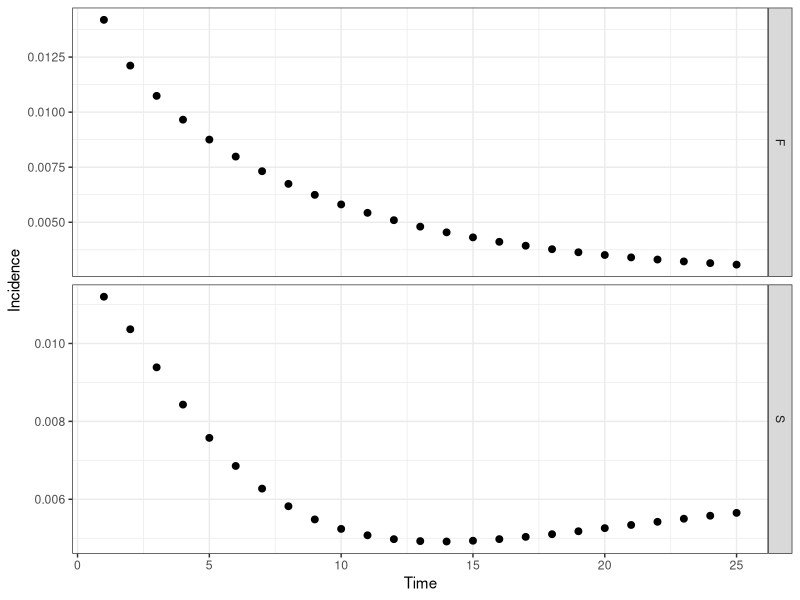

This chart was generated by the following R code:
# CF McQuaid & RMGJ Houben
# Start 21/04/2017 ---> current version 26/04/2017
# Cohort model of TB including regression and a slow stream
########################################
#         ^     ^     ^     ^          #
#      -> Q <-> S <-> C <-> Y -> M     # Q - Quiescent, S - Subclinical, C - Minimal (C+S-), Y - Disseminated (C+S+, symptomatic), M - Death (due to disease)
#     /   ^     ^                      #
#    E    |     |                      # E - Recently Infected, T - Cumulative incidence
#     \   v     v                      #
#      -> K <-> Z                      # K - Quiescent (slow stream), Z- Subclinical (slow stream),
#         v     v                      #
########################################
##set wd depending on who is coding/playing
setwd("C:/Users/cfmcquaid/Simulations")
#setwd("/Users/ReinHouben/Filr/ifolder/Applications (funding and jobs)/2016 - ERC starting grant/Rmodel_nathis/NatHistCoh")

#Next steps
# 1. get the prop inc disease after 5 years to 5%
###   How: play with Eq and Ek values, OR increase progression parameters
# 2. achieve 1 + start higher and sharper decrease in early years
###   How: change initial states to more realistic point, based on what prev of disease would be at screening
###   Also increase progression rates, while decreasing proportion that goes into the fast pathway

library("reshape2"); library("deSolve"); library("ggplot2"); library("plyr");
# Parameter sets: Average (), Wax (regression), Slow (slow), Full (regression, slow)
# Ax - rate from compartment A to compartment X, Omega - background mortality
paramA <- c(Eq=1.00, Ek=0.00, Qs=0.03, Qk=0.00, Kz=0.00, Kq=0.00, Sc=0.22, Sq=0.00, Sz=0.00, Zk=0.00, Zs=0.00, Cy=0.22, Cs=0.00, Ym=0.25, Yc=0.00, Omega=0)
paramW <- c(Eq=1.00, Ek=0.00, Qs=0.03, Qk=0.00, Kz=0.00, Kq=0.00, Sc=0.50, Sq=0.25, Sz=0.00, Zk=0.00, Zs=0.00, Cy=0.50, Cs=0.25, Ym=0.50, Yc=0.25, Omega=0)
paramS <- c(Eq=0.10, Ek=0.90, Qs=0.50, Qk=0.00, Kz=0.01, Kq=0.00, Sc=0.22, Sq=0.00, Sz=0.00, Zk=0.00, Zs=0.05, Cy=0.22, Cs=0.00, Ym=0.25, Yc=0.00, Omega=0)
paramF <- c(Eq=0.10, Ek=0.90, Qs=0.50, Qk=0.00, Kz=0.01, Kq=0.00, Sc=0.50, Sq=0.25, Sz=0.00, Zk=0.25, Zs=0.05, Cy=0.50, Cs=0.25, Ym=0.50, Yc=0.25, Omega=0)
# Initial states of compartments
state <- c(E=100000, Q=0, K=0, S=0, Z=0, C=0, Y=0, M=0, T=0)
# Timespan for simulation
times <- seq(0, 25, by = 1)
# Timespan for burn
timeb <- seq(0, 5, by = 1)
# ODE function
regr <- function(t, state, parameters){
  with(as.list(c(state, parameters)), {
   # rates of change
   dE <- - (Eq + Ek)*E
   dQ <- + Eq*E + Sq*S + Kq*K - (Qs + Qk + Omega)*Q
   dK <- + Ek*E + Zk*Z + Qk*Q - (Kz + Kq + Omega)*K
   dS <- + Qs*Q + Cs*C + Zs*Z - (Sc + Sq + Sz + Omega)*S
   dZ <- + Kz*K + Sz*S - (Zk + Zs + Omega)*Z
   dC <- + Sc*S + Yc*Y - (Cs + Cy + Omega)*C
   dY <- + Cy*C -(Yc + Ym + Omega)*Y
   dM <- + Ym*Y
   dT <- + Sc*S / (E + Q + K + S + Z + C + Y + M)
   # return the rate of change
   list(c(dE, dQ, dK, dS, dZ, dC, dY, dM, dT))
  })
}
# Burn off the first X years to establish the proportion of individuals in each compartment, removing diseased
burn <- function(t, state, fxn, parameters){
  out <- ode(y = state, times = t, func = fxn, parms = parameters)
  stateb <- c(out[6, 2], out[6, 3], out[6, 4], out[6, 5], out[6, 6], C=0, Y=0, M=0, T=0)
  return(stateb)
}
# Calculation function
calc <- function(t, tb, state, fxn, parameters, source){
  stateb <- burn(t = tb, state = state, fxn = regr, parameters = parameters)
  out <- ode(y = stateb, times = t, func = fxn, parms = parameters)
  out <- as.data.frame(out)
  # Calculating incidence by subtracting the previous year's cumulative incidence from this year's
  out$inc <- head(c(out$T,0) - c(0,out$T),-1)
  # Removing the first data point at time zero as we only sample after a year
  out <- out[-c(1), ]
  # Formatting the data for plotting - putting into a melted data.fame, with additional columns for the source matrix
  out <- melt(out, id.vars = c("time"))
  out$source <- source
  return(out)
}
outA <- calc(t = times, tb = timeb, state = state, fxn = regr, parameters = paramA, source = "A")
outW <- calc(t = times, tb = timeb, state = state, fxn = regr, parameters = paramW, source = "W")
outS <- calc(t = times, tb = timeb, state = state, fxn = regr, parameters = paramS, source = "S")
outF <- calc(t = times, tb = timeb, state = state, fxn = regr, parameters = paramF, source = "F")
out <- rbind(outA, outW, outS, outF)
# Plot output
theme_set(theme_bw())
##all scenarios
# ggplot(out[out$variable %in% c("inc"), ], aes(time, value)) + geom_point(size=2) + labs(x = "Time", y = "Incidence") + facet_grid(source ~ . , scales = "free")
##slow and slow+regression only (S+F)
out2 <- subset(out, source=='F' | source == 'S', select=time:source)  
ggplot(out2[out2$variable %in% c("inc"), ], aes(time, value)) + geom_point(size=2) + labs(x = "Time", y = "Incidence") + facet_grid(source ~ . , scales = "free")

# Fitting parameters and state: proportion of individuals disease or dead (due to TB) after Otime years, using parameter set Osource
Osource <- "F"; Otime <- 5
Osize <- out[which(out$source == Osource & out$variable %in% c("E", "Q", "S", "K", "Z",  "C", "Y", "M") & out$time == Otime), ]
Oinc <- out[which(out$source == Osource & out$variable %in% c("T") & out$time == Otime), ]
# Point prevalence: total incidence excluding those that may have regressed
Pp <- sum(Osize$value[Osize$variable %in% c("C", "Y", "M")]) / sum(Osize$value)
# Cumulative incidence: total incidence including those that may have regressed
Ci <- Oinc$value

Pp
Ci
